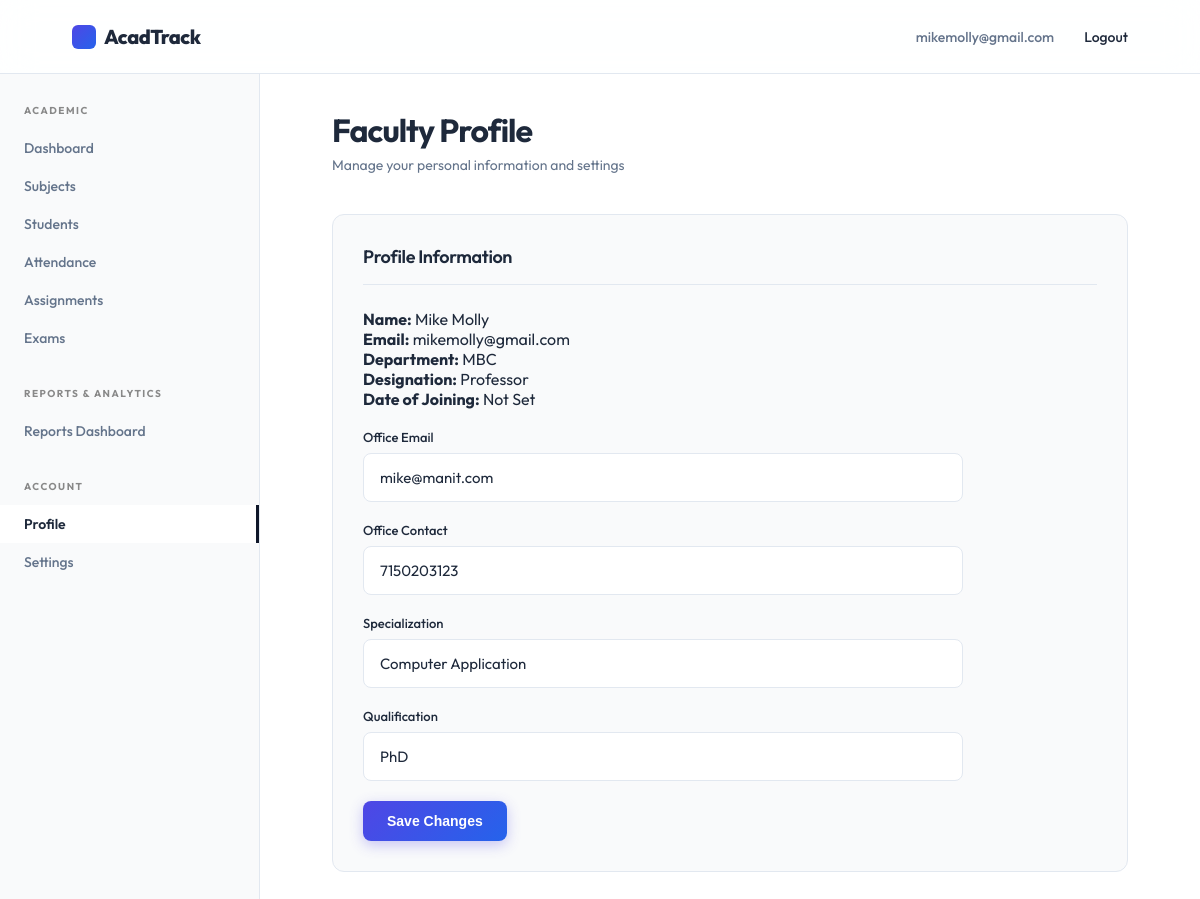
/faculty/profile/ (signed in), run on the app's committed database.
### accounts/models.py (models this page shows, shortened)
class User(AbstractUser):
    class RoleChoices(models.TextChoices):
        STUDENT = 'student', 'Student'
        FACULTY = 'faculty', 'Faculty'
        ADMIN = 'admin', 'Admin'
    username = None
    email = models.EmailField(unique=True)
    role = models.CharField(max_length=20, choices=RoleChoices.choices, default=RoleChoices.STUDENT)
    contact_number = models.CharField(max_length=15, blank=True, null=True)
    deactivated_at = models.DateTimeField(blank=True, null=True)
    updated_at = models.DateTimeField(auto_now=True)
    USERNAME_FIELD = 'email'
    REQUIRED_FIELDS = []
    objects = CustomUserManager()

### faculty/models.py (models this page shows, shortened)
class Faculty(models.Model):
    user = models.OneToOneField(settings.AUTH_USER_MODEL, on_delete=models.CASCADE, related_name='faculty_profile')
    department = models.ForeignKey('academics.Department', on_delete=models.SET_NULL, null=True, blank=True, related_name='faculties')
    designation = models.CharField(max_length=100)
    specialization = models.CharField(max_length=150, blank=True, null=True)
    qualification = models.CharField(max_length=150, blank=True, null=True)
    office_email = models.EmailField(blank=True, null=True)
    office_contact = models.CharField(max_length=20, blank=True, null=True)
    date_of_join = models.DateField(blank=True, null=True)
    updated_at = models.DateTimeField(auto_now=True)

### academics/models.py (models this page shows, shortened)
class Department(models.Model):
    name = models.CharField(max_length=100, unique=True)
    code = models.CharField(max_length=20, unique=True)
    contact = models.CharField(max_length=20, blank=True, null=True)
    email = models.EmailField(unique=True, blank=True, null=True)

### faculty/views.py (the view, shortened to what this page needs)
# urls.py: path('profile/', views.FacultyProfileView.as_view(), name='profile'),
class FacultyProfileView(FacultyRequiredMixin, UpdateView):
    template_name = 'faculty/profile.html'
    form_class = FacultyProfileForm
    success_url = reverse_lazy('faculty:profile')
    def get_object(self):
        return self.request.user.faculty_profile

### faculty/forms.py
class FacultyProfileForm(forms.ModelForm):
    class Meta:
        model = Faculty
        fields = ['office_email', 'office_contact', 'specialization', 'qualification']
        widgets = {
            'office_email': forms.EmailInput(attrs={'class': 'form-control'}),
            'office_contact': forms.TextInput(attrs={'class': 'form-control'}),
            'specialization': forms.TextInput(attrs={'class': 'form-control'}),
            'qualification': forms.TextInput(attrs={'class': 'form-control'}),
        }

### faculty/views.py (called while the page is built)
    def test_func(self):
        return self.request.user.is_authenticated and self.request.user.role == User.RoleChoices.FACULTY

### templates/faculty/profile.html (shortened to what this page needs)
{% extends 'faculty/base.html' %}
{% block page_title %}Faculty Profile{% endblock %}
{% block page_subtitle %}Manage your personal information and settings{% endblock %}
{% block dashboard_content %}
<div class="dashboard-section">
    <div class="section-header">
        <h2 class="section-title">Profile Information</h2>
    </div>
    <form method="post" class="form-container" style="max-width: 600px;">
        <div style="margin-bottom: 20px;">
            <p><strong>Name:</strong> {{ request.user.get_full_name }}</p>
            <p><strong>Email:</strong> {{ request.user.email }}</p>
            <p><strong>Department:</strong> {{ request.user.faculty_profile.department.name|default:"Not Assigned" }}</p>
            <p><strong>Designation:</strong> {{ request.user.faculty_profile.designation }}</p>
            <p><strong>Date of Joining:</strong> {{ request.user.faculty_profile.date_of_join|default:"Not Set" }}</p>
        </div>
        <div class="form-group">
            <label class="form-label" for="{{ form.office_email.id_for_label }}">Office Email</label>
            {{ form.office_email }}
        </div>
        <div class="form-group">
            <label class="form-label" for="{{ form.office_contact.id_for_label }}">Office Contact</label>
            {{ form.office_contact }}
        </div>
        <div class="form-group">
            <label class="form-label" for="{{ form.specialization.id_for_label }}">Specialization</label>
            {{ form.specialization }}
        </div>
        <div class="form-group">
            <label class="form-label" for="{{ form.qualification.id_for_label }}">Qualification</label>
            {{ form.qualification }}
        </div>
        <div style="margin-top: 20px;">
            <button type="submit" class="btn btn-primary">Save Changes</button>
        </div>
    </form>
</div>
{% endblock %}

### templates/components/navbar.html (shortened to what this page needs)
<header class="navbar">
    <a href="{% if request.user.is_authenticated %}{% if request.user.role == 'admin' or request.user.is_superuser %}{% url 'acadtrack_admin:dashboard' %}{% elif request.user.role == 'faculty' %}{% url 'faculty:dashboard' %}{% else %}{% url 'students:dashboard' %}{% endif %}{% else %}{% url 'landing_page' %}{% endif %}" class="brand" aria-label="AcadTrack home">
        <span class="brand-mark"></span>
        AcadTrack
    </a>
    <nav class="nav-links" aria-label="User navigation">
        {% if request.user.is_authenticated %}
            <span style="color: var(--muted);">{{ request.user.email }}</span>
            <form action="{% url 'accounts:logout' %}" method="post" style="display:inline;">
                <button type="submit" style="background:none;border:none;cursor:pointer;font-family:inherit;font-size:inherit;font-weight:inherit;color:inherit;" class="nav-links a">Logout</button>
            </form>
        {% else %}
            {% if request.resolver_match.url_name != 'login' %}
                <a href="{% url 'accounts:login' %}">Login</a>
            {% endif %}
        {% endif %}
    </nav>
</header>

### static/style.css (style rules this page uses)
:root { --bg: #f9fafb; --text: #1e293b; --muted: #64748b; --line: #e2e8f0; --soft: #ffffff; --primary: #4f46e5; --primary-hover: #4338ca; --accent: #2563eb; --black: #0f172a; --radius: 12px; --glass-bg: rgba(255, 255, 255, 0.85); --glass-border: rgba(255, 255, 255, 0.6); --glass-shadow: 0 10px 40px 0 rgba(31, 38, 135, 0.05); }
* { box-sizing: border-box; margin: 0; padding: 0; scrollbar-width: thin; scrollbar-color: rgba(0, 0, 0, 0.2) var(--bg); }
html { scroll-behavior: smooth; }
body { min-height: 100vh; background: var(--bg); color: var(--text); font-family: 'Outfit', Arial, sans-serif; -webkit-font-smoothing: antialiased; }
a { color: inherit; text-decoration: none; }
.navbar { height: 74px; width: 100%; display: flex; align-items: center; justify-content: space-between; padding: 0 6vw; background: rgba(255, 255, 255, 0.85); backdrop-filter: blur(16px); -webkit-backdrop-filter: blur(16px); border-bottom: 1px solid var(--line); position: sticky; top: 0; z-index: 100; }
.brand { font-size: 20px; font-weight: 800; letter-spacing: -0.5px; display: flex; align-items: center; gap: 8px; }
.brand-mark { width: 24px; height: 24px; background: linear-gradient(135deg, var(--primary), var(--accent)); border-radius: 6px; display: inline-block; }
.nav-links { display: flex; gap: 30px; font-size: 14px; font-weight: 500; }
.btn { display: inline-flex; align-items: center; justify-content: center; padding: 12px 24px; border-radius: 8px; font-size: 14px; font-weight: 600; transition: all 0.3s cubic-bezier(0.16, 1, 0.3, 1); cursor: pointer; border: none; }
.btn-primary { background: linear-gradient(135deg, var(--primary), var(--accent)); color: white; box-shadow: 0 4px 14px rgba(79, 70, 229, 0.3); }
.form-group { margin-bottom: 20px; }
.form-label { display: block; margin-bottom: 8px; font-size: 13px; font-weight: 600; color: var(--text); }
.form-control, .form-group input:not([type="submit"]):not([type="checkbox"]):not([type="radio"]):not([type="file"]), .form-group select, .form-group textarea { width: 100%; padding: 14px 16px; background: var(--soft); border: 1px solid var(--line); border-radius: 8px; color: var(--text); font-family: inherit; font-size: 15px; transition: all 0.2s ease; }

### static/dashboard.css (style rules this page uses)
.dashboard-section { background: var(--bg); border: 1px solid var(--line); border-radius: var(--radius); padding: 30px; margin-bottom: 30px; }
.section-header { display: flex; justify-content: space-between; align-items: center; margin-bottom: 24px; padding-bottom: 16px; border-bottom: 1px solid var(--line); }
.section-title { font-size: 18px; font-weight: 600; letter-spacing: -.02em; }
.form-group { margin-bottom: 20px; }
.form-group label { display: block; font-size: 13px; font-weight: 500; margin-bottom: 8px; color: var(--text); }
.form-control, input[type="text"], input[type="email"], input[type="password"], input[type="number"], input[type="date"], select, textarea { width: 100%; padding: 12px 14px; background: var(--bg); border: 1px solid var(--line); border-radius: var(--radius); font-size: 14px; font-family: inherit; color: var(--text); transition: border-color 0.2s ease, box-shadow 0.2s ease; box-sizing: border-box; }

### data on the page
User: user.email "mikemolly@gmail.com", user.get_full_name "Mike Molly", user.faculty_profile.department.name "MBC", user.faculty_profile.designation "Professor", user.faculty_profile.date_of_join "Not Set"
Faculty: office_email "mike@manit.com", office_contact "7150203123", specialization "Computer Application", qualification "PhD"
